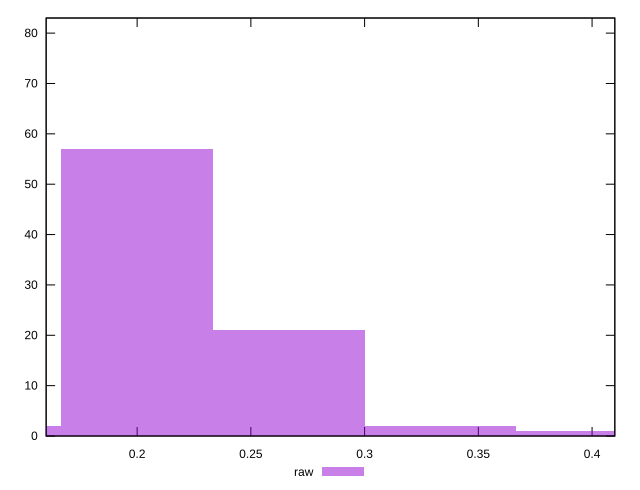

The script that saved this image:
reset

$raw <<EOF
0.33333209529455593 2
0.19999925717673356 57
0.26666567623564474 21
0.13333283811782237 2
0.3999985143534671 1
EOF

set key outside below
set boxwidth 0.06666641905891119
set xrange [0.16:0.41]
set yrange [0:83]
set trange [0:83]
set style fill transparent solid 0.5 noborder
set terminal svg size 640, 490 enhanced background rgb 'white'
set output "reports/report_00027_2021-02-24T12-40-31.850Z/meta/score/samples/astro/raw/histogram.svg"

plot $raw title "raw" with boxes

reset
